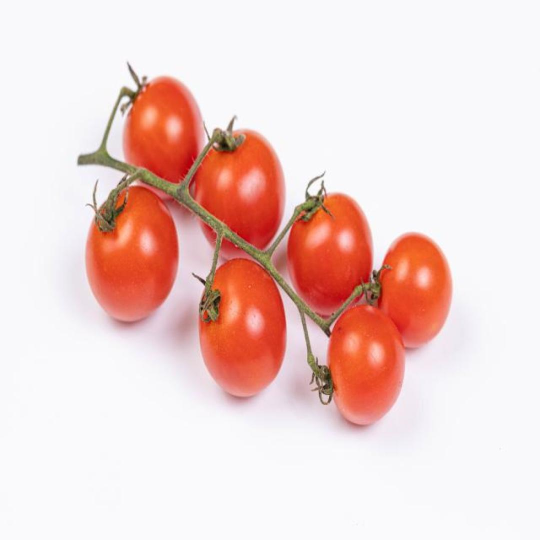
#> input picture dataset tomat/test/images/Tomat-106-_jpg.rf.a909de4efe8c9b8910e4a4a92a1027d0.jpg, 1080 x 1080 px (shown at 1/2 size)
$ python -i utama_hsv.py   (imports and definitions only)
#> lines starting #> are read from the running program, lines starting #| are printed output that depends on the picture; after the words box and inside, x2 and y2 are one past the last pixel; in counts of white or black regions, pixels touching at a corner belong together
#> further down, picture is the input picture: shape (1080, 1080, 3); mean B, G, R 207, 211.2, 239.2
import cv2
import numpy as np
import pickle
import time
import os
import sys
import threading
import queue
import urllib.request
import json
import uuid
from collections import deque, Counter

python = sys.executable

import serial
import serial.tools.list_ports

# [1 line not run here, left out]


# ============================================================
# KONFIGURASI PATH & SISTEM
# ============================================================
BASE_DIR = os.path.dirname(os.path.abspath(__file__))
MODEL_PATH = os.path.join(BASE_DIR, "model_c45_hist.pkl")

# Deteksi sistem operasi (Windows vs Linux / Raspberry Pi)
IS_LINUX = sys.platform.startswith("linux")
# Pada Raspberry Pi / Linux, webcam USB tunggal biasanya berada di index 0.
# Pada Windows laptop, index 0 adalah webcam bawaan laptop dan index 1 adalah webcam USB.
INDEX_KAMERA = 0 if IS_LINUX else 1
BACKEND_KAMERA = cv2.CAP_V4L2 if IS_LINUX else (cv2.CAP_DSHOW if sys.platform.startswith("win") else cv2.CAP_ANY)

BINS_HSV = (8, 8, 4)
JUMLAH_FITUR = BINS_HSV[0] * BINS_HSV[1] * BINS_HSV[2]
NAMA_FITUR = [f"fitur_{i}" for i in range(JUMLAH_FITUR)]

# Resolusi standar 640x480 agar ringan di CPU/RAM dan berjalan halus di 30 FPS
UKURAN_FRAME = (640, 480)

# Konfigurasi Tampilan Kamera
# False = Asli / Natural (TIDAK mirror, posisi kiri-kanan sesuai fisik objek nyata)
# True = Mirror (Efek cermin / selfie kamera)
MIRROR_KAMERA = False

# Deteksi Otomatis Mode Headless (Aktif saat Raspberry Pi berjalan tanpa monitor HDMI)
HEADLESS = bool(os.environ.get("HEADLESS")) or (IS_LINUX and not os.environ.get("DISPLAY") and not os.environ.get("WAYLAND_DISPLAY"))

# ============================================================
# KONFIGURASI WEB API / CPANEL & SENSOR IR
# ============================================================
# Endpoint Web API cPanel aktif untuk pengiriman data klasifikasi realtime
WEB_API_URL = "https://localhost.scode.web.id/2026-tiara-tomat/api/klasifikasi.php"
WEB_API_ENABLED = True
KIRIM_FOTO_TOMAT = True
# Throttle jeda antar pengiriman ke web agar aman dari rate limiting / ModSecurity cPanel (10s window)
WEB_API_THROTTLE_DETIK = 2.0


# ============================================================
# PEMETAAN KELAS HASIL MODEL C4.5
# ============================================================
# Sesuai data.yaml dan dataset training YOLO / C4.5:
# - Kelas '0' = matang (Merah) -> kirim perintah 'matang'
# - Kelas '1' = mentah (Hijau) -> kirim perintah 'mentah'
# - Kelas '0' = matang (Merah) -> kirim perintah 'matang'
# - Kelas '1' = mentah (Hijau) -> kirim perintah 'mentah'
# - Kelas '2' = setengah_matang (Kuning) -> kirim perintah pendek 'kuning'
KELAS_MAP = {
    "0": {
        "command": "matang",
        "label_ui": "MATANG (MERAH)",
        "warna_bgr": (0, 0, 255),       # Merah (BGR)
    },
    "1": {
        "command": "mentah",
        "label_ui": "MENTAH (HIJAU)",
        "warna_bgr": (0, 255, 0),       # Hijau (BGR)
    },
    "2": {
        "command": "kuning",
        "label_ui": "SETENGAH MATANG (KUNING)",
        "warna_bgr": (0, 255, 255),     # Kuning (BGR)
    },
    # Fallback string langsung
    "matang": {
        "command": "matang",
        "label_ui": "MATANG (MERAH)",
        "warna_bgr": (0, 0, 255),
    },
    "mentah": {
        "command": "mentah",
        "label_ui": "MENTAH (HIJAU)",
        "warna_bgr": (0, 255, 0),
    },
    "setengah_matang": {
        "command": "kuning",
        "label_ui": "SETENGAH MATANG (KUNING)",
        "warna_bgr": (0, 255, 255),
    },
    "kuning": {
        "command": "kuning",
        "label_ui": "SETENGAH MATANG (KUNING)",
        "warna_bgr": (0, 255, 255),
    },
}

# ============================================================
# KOMUNIKASI SERIAL ESP32 (THREADED / NON-BLOCKING)
# ============================================================
# Menggunakan background worker thread agar operasi serial (I/O)
# tidak pernah memblokir loop video kamera (menjaga FPS tetap 30 FPS).
BAUD_RATE_ESP32 = 115200


class ESP32Worker(threading.Thread):
    # [109 lines left out: functions __init__, _drain_incoming_lines, run, send, not called in this run]

    def get_sensor(self):
        with self.lock:
            return self.sensor_value

    # [5 lines left out: function pop_ir_trigger, not called in this run]

    def get_ir_count(self):
        with self.lock:
            return self.ir_count

    def is_connected(self):
        return self.ser and self.ser.is_open

    # [12 lines left out: function stop, not called in this run]


serial_worker = None


_reconnecting_serial = False


# [132 lines left out: functions init_serial, reconnect_serial_async, sinkronkan_tomat_ke_esp32, not called in this run]


serial_worker = None


# ============================================================
# WORKER PENGIRIMAN WEB API / CPANEL (NON-BLOCKING & ANTI-RATE LIMIT)
# ============================================================
class WebAPIWorker(threading.Thread):
    """
    Background worker mandiri untuk mengirim data hasil pemilahan dan foto tomat
    ke API web (cPanel / Apache / PHP) secara non-blocking (kamera tetap 30 FPS halus).
    Memiliki fitur perlindungan:
    - Rate-limiting throttle (jeda aman >= 2 detik antar request agar tidak diblokir ModSecurity cPanel)
    - Browser standard User-Agent header (mencegah WAF blocking)
    - Connection: close header (mencegah deadlock socket keep-alive)
    - Kompresi JPEG otomatis sebelum upload
    - Auto-retry hingga 3 kali jika ada gangguan koneksi sementara
    - Offline fallback journal (riwayat_offline.jsonl) agar tidak ada data yang hilang
    """
    # [135 lines left out: functions __init__, send, run, _post_data_with_retry, not called in this run]

    def get_status(self):
        with self.lock:
            return self.status_terakhir, self.total_terkirim

    def stop(self):
        self.running = False


web_worker = None
# [4 lines not run here, left out]


# ============================================================
# ZONA INSPEKSI AKTIF KONVEYOR & VALIDASI WARNA FISIK
# ============================================================
# Tomat hanya diproses saat berada mantap di dalam zona tengah konveyor,
# agar tidak salah baca akibat potongan objek terpotong di tepi kamera.
ZONA_INSPEKSI = {
    "x_min": 0.05,  # 5% dari lebar kiri frame (cakupan penuh konveyor)
    "x_max": 0.95,  # 95% dari lebar kiri frame
    "y_min": 0.05,  # 5% dari tinggi atas frame
    "y_max": 0.95,  # 95% dari tinggi atas frame
}


# [42 lines left out: function validasi_hue_warna, not called in this run]


# ============================================================
# DETEKSI OBJEK TOMAT & REGION OF INTEREST (ROI)
# ============================================================
def deteksi_objek_tomat(frame, min_area=600):
    """
    Mendeteksi posisi objek tomat (merah/kuning/hijau) di frame kamera.
    Mengembalikan (crop_tomat, bbox, in_zone) jika ditemukan, atau (None, None, False) jika meja kosong.
    Model C4.5 dilatih pada potongan (crop) tomat murni (folder crops/),
    sehingga background meja hitam/kabel/konveyor harus dipisahkan agar prediksi 100% akurat.
    """
#> called with min_area = 600
    h_frame, w_frame = frame.shape[:2]
#> h_frame = 1080; w_frame = 1080
    hsv = cv2.cvtColor(frame, cv2.COLOR_BGR2HSV)
#> hsv: shape (1080, 1080, 3); mean H, S, V 97.2, 41.9, 240.7

    # Mask warna objek tomat toleran:
    # 1. Spektrum Merah bawah, Oranye, Kuning, dan Hijau: Hue 0 s/d 90
    # 2. Spektrum Merah atas (wrap-around HSV): Hue 155 s/d 180
    # Memfilter background konveyor abu-abu/hitam/biru/ungu
    mask1 = cv2.inRange(hsv, (0, 25, 25), (90, 255, 255))
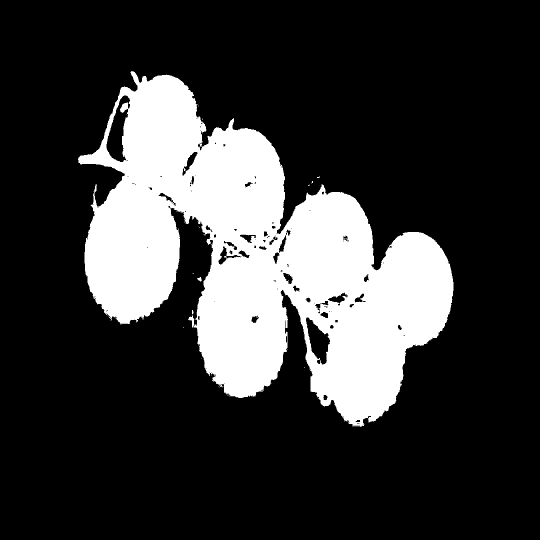
#> mask1: shape (1080, 1080) (shown at 1/2 size); 22.2% white; 39 white regions (36 under 20 px), largest, box (x1, y1, x2, y2) and area: (156, 142, 907, 854) 258824, (394, 554, 404, 563) 49, (384, 620, 387, 629) 21
    mask2 = cv2.inRange(hsv, (155, 25, 25), (180, 255, 255))
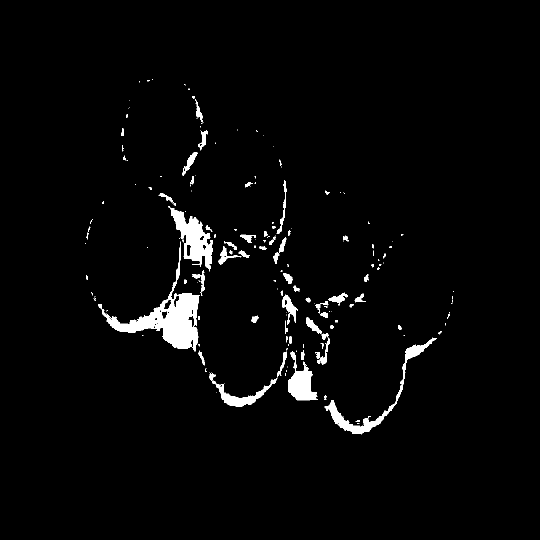
#> mask2: shape (1080, 1080) (shown at 1/2 size); 2.7% white; 196 white regions (122 under 20 px), largest, box (x1, y1, x2, y2) and area: (196, 483, 399, 703) 9768, (337, 412, 426, 543) 4568, (649, 675, 873, 869) 3664
    mask = cv2.bitwise_or(mask1, mask2)
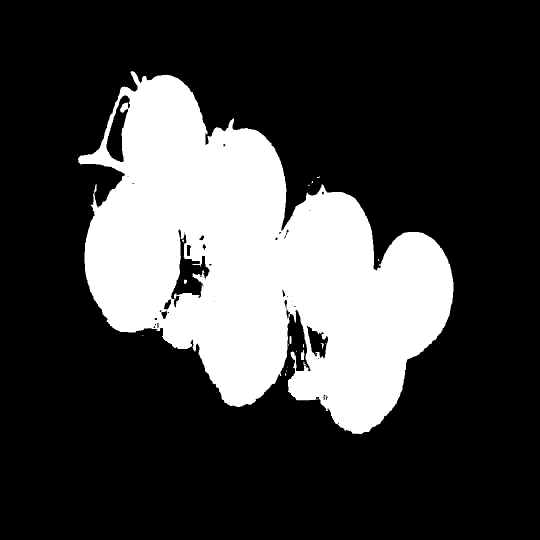
#> mask: shape (1080, 1080) (shown at 1/2 size); 24.9% white; 24 white regions (18 under 20 px), largest, box (x1, y1, x2, y2) and area: (156, 142, 907, 869) 290019, (602, 700, 609, 720) 105, (579, 672, 583, 688) 60, (368, 559, 374, 568) 43, (641, 686, 648, 698) 31, (607, 723, 614, 732) 23

    # Bersihkan noise kamera dengan filter morfologi
    kernel = cv2.getStructuringElement(cv2.MORPH_ELLIPSE, (5, 5))
    mask = cv2.morphologyEx(mask, cv2.MORPH_OPEN, kernel)
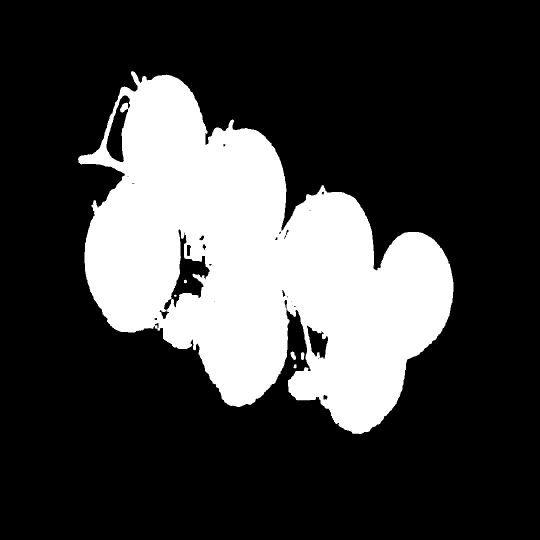
#> mask: shape (1080, 1080) (shown at 1/2 size); 24.8% white; 6 white regions (1 under 20 px), largest, box (x1, y1, x2, y2) and area: (156, 142, 907, 868) 289132, (581, 703, 592, 720) 118, (602, 704, 609, 720) 90, (587, 728, 593, 737) 41, (368, 559, 374, 567) 36
    mask = cv2.morphologyEx(mask, cv2.MORPH_CLOSE, kernel)
#> mask: shape (1080, 1080); 24.9% white; 5 white regions (1 under 20 px)

    contours, _ = cv2.findContours(mask, cv2.RETR_EXTERNAL, cv2.CHAIN_APPROX_SIMPLE)
#> contours = 3 contours; box (x1, y1, x2, y2) and area: (156, 142, 907, 868) 297424, (581, 703, 592, 720) 98, (587, 728, 593, 737) 30
    if not contours:
        return None, None, False

    # Ambil kontur terbesar (objek tomat)
    c = max(contours, key=cv2.contourArea)
#> c = contour of 1773 points, box (x1, y1, x2, y2) (156, 142, 907, 868), area 297424
    area = cv2.contourArea(c)
#> area = 297424

    # Hanya proses jika luas objek mencukupi (bukan bayangan / kabel kecil)
    if area < min_area:
        return None, None, False

    x, y, w, h = cv2.boundingRect(c)
#> x = 156; y = 142; w = 751; h = 726

    # Cek apakah titik tengah objek berada di dalam Zona Inspeksi Konveyor
    cx = x + w // 2
#> cx = 531
    cy = y + h // 2
#> cy = 505
    in_zone = (
        int(w_frame * ZONA_INSPEKSI["x_min"]) <= cx <= int(w_frame * ZONA_INSPEKSI["x_max"])
        and int(h_frame * ZONA_INSPEKSI["y_min"]) <= cy <= int(h_frame * ZONA_INSPEKSI["y_max"])
    )
#> in_zone = True

    # Berikan sedikit margin (padding) agar bentuk utuh tomat masuk
    pad = 8
    x1 = max(0, x - pad)
#> x1 = 148
    y1 = max(0, y - pad)
#> y1 = 134
    x2 = min(w_frame, x + w + pad)
#> x2 = 915
    y2 = min(h_frame, y + h + pad)
#> y2 = 876

    crop = frame[y1:y2, x1:x2]
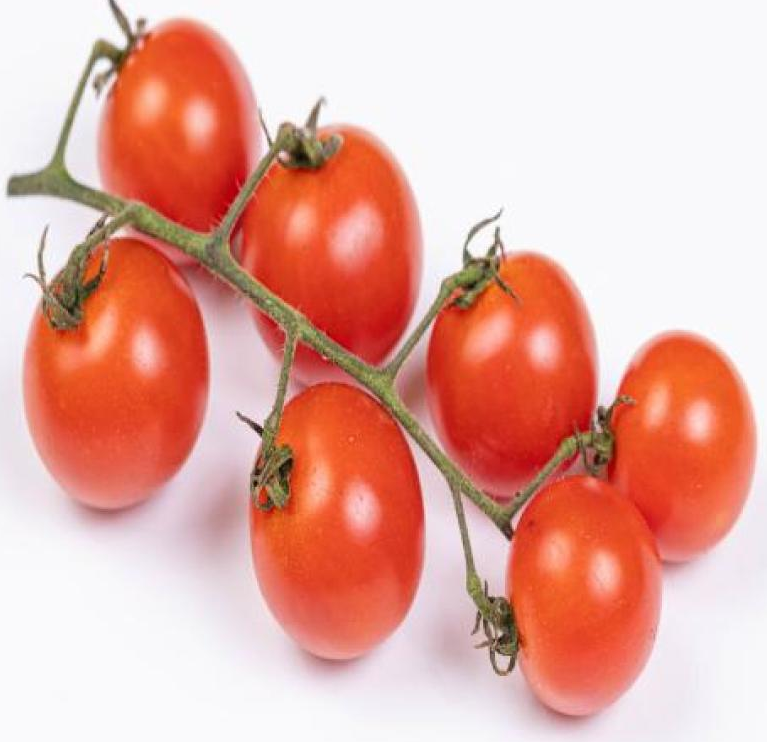
#> crop: shape (742, 767, 3); mean B, G, R 160.8, 171.7, 228.9
    return crop, (x, y, w, h), in_zone


# ============================================================
# EKSTRAKSI FITUR HISTOGRAM HSV
# ============================================================
# [475 lines left out: functions ekstrak_fitur_frame, telusuri_tree, tampilkan, dapatkan_kandidat_kamera_linux, buka_kamera_otomatis, not called in this run]


# ============================================================
# MAIN
# ============================================================
# [328 lines not run here, left out]

>>> import cv2
>>> picture = cv2.imread('dataset tomat/test/images/Tomat-106-_jpg.rf.a909de4efe8c9b8910e4a4a92a1027d0.jpg')
>>> result = deteksi_objek_tomat(picture)
